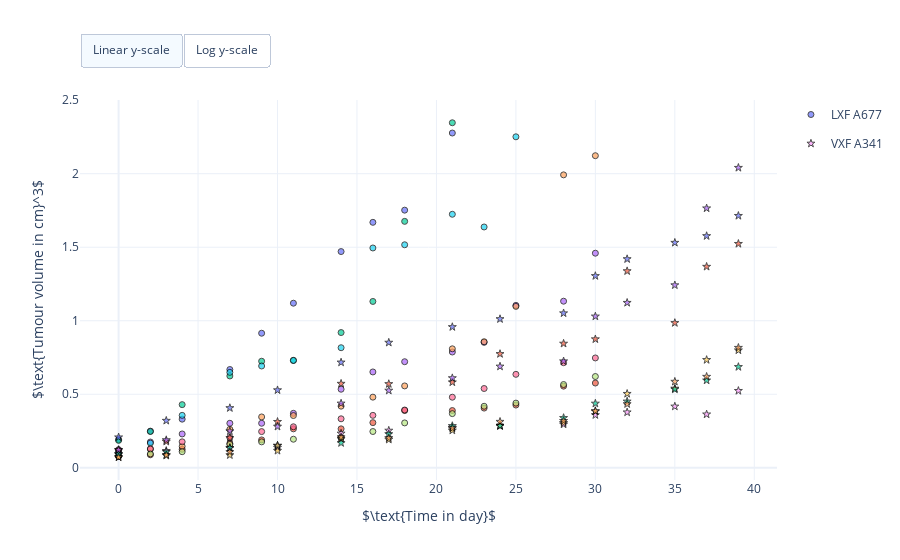

Notebook code cell kept with this figure:
### Markdown cell above
## Illustrate control growth data

We use [plotly](https://plotly.com/python/) to create interactive visualisations of the time-series data.

### Code cell
#
# Visualise control growth data.
#

import plotly.graph_objects as go


# Create figure
fig = go.Figure()

# Scatter plot LXF A677 time-series data for each mouse
mouse_ids = lxf_data['#ID'].unique()
for id_m in mouse_ids:
    # Create mask for mouse
    mask = lxf_data['#ID'] == id_m

    # Get time points for mouse
    times = lxf_data['TIME in day'][mask]

    # Get observed tumour volumes for mouse
    observed_volumes = lxf_data['TUMOUR VOLUME in cm^3'][mask]

    # Plot data
    fig.add_trace(go.Scatter(
        x=times,
        y=observed_volumes,
        legendgroup="LXF A677",
        name="LXF A677",
        showlegend=True if id_m == mouse_ids[0] else False,
        hovertemplate=
            "<b>%s ID: %d</b><br>" % ("LXF A677", id_m) +
            "Time: %{x:} day<br>" +
            "Tumour volume: %{y:.02f} cm^3<br>" +
            "<extra></extra>",
        mode="markers",
        marker=dict(
            symbol='circle',
            opacity=0.7,
            line=dict(color='black', width=1))
    ))

# Scatter plot VXF A341 time-series data for each mouse
mouse_ids = vxf_data['#ID'].unique()
for id_m in mouse_ids:
    # Create mask for mouse
    mask = vxf_data['#ID'] == id_m

    # Get time points for mouse
    times = vxf_data['TIME in day'][mask]

    # Get observed tumour volumes for mouse
    observed_volumes = vxf_data['TUMOUR VOLUME in cm^3'][mask]

    # Plot data
    fig.add_trace(go.Scatter(
        x=times,
        y=observed_volumes,
        legendgroup="VXF A341",
        name="VXF A341",
        showlegend=True if id_m == mouse_ids[0] else False,
        hovertemplate=
            "<b>%s ID: %d</b><br>" % ("VXF A341", id_m) +
            "Time: %{x:} day<br>" +
            "Tumour volume: %{y:.02f} cm^3<br>" +
            "<extra></extra>",
        mode="markers",
        marker=dict(
            symbol='star',
            opacity=0.7, 
            line=dict(color='black', width=1))
    ))

# Set X, Y axis and figure size
fig.update_layout(
    autosize=True,
    xaxis_title=r'$\text{Time in day}$',
    yaxis_title=r'$\text{Tumour volume in cm}^3$',
    template="plotly_white")

# Add switch between linear and log y-scale
fig.update_layout(
    updatemenus=[
        dict(
            type = "buttons",
            direction = "left",
            buttons=list([
                dict(
                    args=[{"yaxis.type": "linear"}],
                    label="Linear y-scale",
                    method="relayout"
                ),
                dict(
                    args=[{"yaxis.type": "log"}],
                    label="Log y-scale",
                    method="relayout"
                )
            ]),
            pad={"r": 0, "t": -10},
            showactive=True,
            x=0.0,
            xanchor="left",
            y=1.15,
            yanchor="top"
        ),
    ]
)

# Show figure
fig.show()

### Figure 1 — Plotly figure (JSON) as saved in the notebook; plotly's stock layout.template omitted (floating-point values rounded to 4 significant figures)
{"data": [{"hovertemplate": "<b>LXF A677 ID: 40</b><br>Time: %{x:} day<br>Tumour volume: %{y:.02f} cm^3<br><extra></extra>", "legendgroup": "LXF A677", "marker": {"line": {"color": "black", "width": 1}, "opacity": 0.7, "symbol": "circle"}, "mode": "markers", "name": "LXF A677", "showlegend": true, "type": "scatter", "x": [0, 2, 4, 7, 9, 11, 14, 16, 18, 21], "y": [0.1918, 0.2492, 0.3307, 0.6684, 0.915, 1.119, 1.47, 1.669, 1.752, 2.277]}, {"hovertemplate": "<b>LXF A677 ID: 94</b><br>Time: %{x:} day<br>Tumour volume: %{y:.02f} cm^3<br><extra></extra>", "legendgroup": "LXF A677", "marker": {"line": {"color": "black", "width": 1}, "opacity": 0.7, "symbol": "circle"}, "mode": "markers", "name": "LXF A677", "showlegend": false, "type": "scatter", "x": [0, 2, 4, 7, 9, 11, 14, 16, 18, 21, 23, 25, 28, 30], "y": [0.07725, 0.08848, 0.1253, 0.1655, 0.1895, 0.2647, 0.2647, 0.3069, 0.3892, 0.3892, 0.4058, 0.4265, 0.5551, 0.5762]}, {"hovertemplate": "<b>LXF A677 ID: 95</b><br>Time: %{x:} day<br>Tumour volume: %{y:.02f} cm^3<br><extra></extra>", "legendgroup": "LXF A677", "marker": {"line": {"color": "black", "width": 1}, "opacity": 0.7, "symbol": "circle"}, "mode": "markers", "name": "LXF A677", "showlegend": false, "type": "scatter", "x": [0, 2, 4, 7, 9, 11, 14, 16, 18, 21], "y": [0.1862, 0.2464, 0.4293, 0.6243, 0.7247, 0.7301, 0.9196, 1.131, 1.676, 2.347]}, {"hovertemplate": "<b>LXF A677 ID: 136</b><br>Time: %{x:} day<br>Tumour volume: %{y:.02f} cm^3<br><extra></extra>", "legendgroup": "LXF A677", "marker": {"line": {"color": "black", "width": 1}, "opacity": 0.7, "symbol": "circle"}, "mode": "markers", "name": "LXF A677", "showlegend": false, "type": "scatter", "x": [0, 2, 4, 7, 9, 11, 14, 16, 18, 21, 23, 25, 28, 30], "y": [0.1186, 0.1751, 0.23, 0.3027, 0.3027, 0.3704, 0.5342, 0.6517, 0.7213, 0.7873, 0.853, 1.105, 1.133, 1.459]}, {"hovertemplate": "<b>LXF A677 ID: 140</b><br>Time: %{x:} day<br>Tumour volume: %{y:.02f} cm^3<br><extra></extra>", "legendgroup": "LXF A677", "marker": {"line": {"color": "black", "width": 1}, "opacity": 0.7, "symbol": "circle"}, "mode": "markers", "name": "LXF A677", "showlegend": false, "type": "scatter", "x": [0, 2, 4, 7, 9, 11, 14, 16, 18, 21, 23, 25, 28, 30], "y": [0.07933, 0.1269, 0.1461, 0.2611, 0.3457, 0.3552, 0.4191, 0.4803, 0.5567, 0.809, 0.8573, 1.098, 1.992, 2.123]}, {"hovertemplate": "<b>LXF A677 ID: 155</b><br>Time: %{x:} day<br>Tumour volume: %{y:.02f} cm^3<br><extra></extra>", "legendgroup": "LXF A677", "marker": {"line": {"color": "black", "width": 1}, "opacity": 0.7, "symbol": "circle"}, "mode": "markers", "name": "LXF A677", "showlegend": false, "type": "scatter", "x": [0, 2, 4, 7, 9, 11, 14, 16, 18, 21, 23, 25], "y": [0.1059, 0.1677, 0.3563, 0.649, 0.6922, 0.7301, 0.8165, 1.495, 1.517, 1.724, 1.638, 2.251]}, {"hovertemplate": "<b>LXF A677 ID: 169</b><br>Time: %{x:} day<br>Tumour volume: %{y:.02f} cm^3<br><extra></extra>", "legendgroup": "LXF A677", "marker": {"line": {"color": "black", "width": 1}, "opacity": 0.7, "symbol": "circle"}, "mode": "markers", "name": "LXF A677", "showlegend": false, "type": "scatter", "x": [0, 2, 4, 7, 9, 11, 14, 16, 18, 21, 23, 25, 28, 30], "y": [0.123, 0.1288, 0.1764, 0.2052, 0.2461, 0.2788, 0.333, 0.3564, 0.3929, 0.4799, 0.5391, 0.6354, 0.7146, 0.747]}, {"hovertemplate": "<b>LXF A677 ID: 170</b><br>Time: %{x:} day<br>Tumour volume: %{y:.02f} cm^3<br><extra></extra>", "legendgroup": "LXF A677", "marker": {"line": {"color": "black", "width": 1}, "opacity": 0.7, "symbol": "circle"}, "mode": "markers", "name": "LXF A677", "showlegend": false, "type": "scatter", "x": [0, 2, 4, 7, 9, 11, 14, 16, 18, 21, 23, 25, 28, 30], "y": [0.08006, 0.09422, 0.1093, 0.159, 0.1762, 0.1941, 0.2042, 0.2464, 0.3051, 0.3683, 0.4182, 0.4396, 0.5662, 0.6206]}, {"hovertemplate": "<b>VXF A341 ID: 708</b><br>Time: %{x:} day<br>Tumour volume: %{y:.02f} cm^3<br><extra></extra>", "legendgroup": "VXF A341", "marker": {"line": {"color": "black", "width": 1}, "opacity": 0.7, "symbol": "star"}, "mode": "markers", "name": "VXF A341", "showlegend": true, "type": "scatter", "x": [0, 3, 7, 10, 14, 17, 21, 24, 28, 30, 32, 35, 37, 39], "y": [0.0925, 0.1152, 0.1332, 0.1368, 0.2333, 0.2531, 0.2727, 0.2876, 0.2951, 0.3587, 0.3772, 0.4171, 0.3634, 0.5235]}, {"hovertemplate": "<b>VXF A341 ID: 713</b><br>Time: %{x:} day<br>Tumour volume: %{y:.02f} cm^3<br><extra></extra>", "legendgroup": "VXF A341", "marker": {"line": {"color": "black", "width": 1}, "opacity": 0.7, "symbol": "star"}, "mode": "markers", "name": "VXF A341", "showlegend": false, "type": "scatter", "x": [0, 3, 7, 10, 14, 17, 21, 24, 28, 30, 32, 35, 37, 39], "y": [0.072, 0.08283, 0.08625, 0.116, 0.1965, 0.1917, 0.2541, 0.2846, 0.3053, 0.3829, 0.5034, 0.5391, 0.7338, 0.7993]}, {"hovertemplate": "<b>VXF A341 ID: 743</b><br>Time: %{x:} day<br>Tumour volume: %{y:.02f} cm^3<br><extra></extra>", "legendgroup": "VXF A341", "marker": {"line": {"color": "black", "width": 1}, "opacity": 0.7, "symbol": "star"}, "mode": "markers", "name": "VXF A341", "showlegend": false, "type": "scatter", "x": [0, 3, 7, 10, 14, 17, 21, 24, 28, 30, 32, 35, 37, 39], "y": [0.2074, 0.3203, 0.4066, 0.528, 0.7166, 0.8515, 0.9577, 1.012, 1.051, 1.305, 1.42, 1.531, 1.576, 1.714]}, {"hovertemplate": "<b>VXF A341 ID: 741</b><br>Time: %{x:} day<br>Tumour volume: %{y:.02f} cm^3<br><extra></extra>", "legendgroup": "VXF A341", "marker": {"line": {"color": "black", "width": 1}, "opacity": 0.7, "symbol": "star"}, "mode": "markers", "name": "VXF A341", "showlegend": false, "type": "scatter", "x": [0, 3, 7, 10, 14, 17, 21, 24, 28, 30, 32, 35, 37, 39], "y": [0.1191, 0.178, 0.2034, 0.3127, 0.5722, 0.57, 0.5815, 0.7744, 0.8447, 0.8746, 1.338, 0.9853, 1.368, 1.524]}, {"hovertemplate": "<b>VXF A341 ID: 730</b><br>Time: %{x:} day<br>Tumour volume: %{y:.02f} cm^3<br><extra></extra>", "legendgroup": "VXF A341", "marker": {"line": {"color": "black", "width": 1}, "opacity": 0.7, "symbol": "star"}, "mode": "markers", "name": "VXF A341", "showlegend": false, "type": "scatter", "x": [0, 3, 7, 10, 14, 17, 21, 24, 28, 30, 32, 35, 37, 39], "y": [0.0925, 0.1082, 0.1358, 0.1499, 0.1687, 0.2294, 0.2846, 0.2846, 0.3392, 0.4371, 0.4512, 0.5332, 0.5944, 0.6861]}, {"hovertemplate": "<b>VXF A341 ID: 739</b><br>Time: %{x:} day<br>Tumour volume: %{y:.02f} cm^3<br><extra></extra>", "legendgroup": "VXF A341", "marker": {"line": {"color": "black", "width": 1}, "opacity": 0.7, "symbol": "star"}, "mode": "markers", "name": "VXF A341", "showlegend": false, "type": "scatter", "x": [0, 3, 7, 10, 14, 17, 21, 24, 28, 30, 32, 35, 37, 39], "y": [0.1218, 0.1885, 0.2488, 0.2799, 0.4375, 0.5253, 0.61, 0.6891, 0.7247, 1.03, 1.122, 1.242, 1.765, 2.041]}, {"hovertemplate": "<b>VXF A341 ID: 733</b><br>Time: %{x:} day<br>Tumour volume: %{y:.02f} cm^3<br><extra></extra>", "legendgroup": "VXF A341", "marker": {"line": {"color": "black", "width": 1}, "opacity": 0.7, "symbol": "star"}, "mode": "markers", "name": "VXF A341", "showlegend": false, "type": "scatter", "x": [0, 3, 7, 10, 14, 17, 21, 24, 28, 30, 32, 35, 37, 39], "y": [0.0715, 0.08772, 0.1076, 0.1508, 0.2082, 0.2026, 0.2686, 0.3133, 0.3194, 0.3858, 0.4335, 0.5858, 0.6195, 0.8165]}], "layout": {"autosize": true, "updatemenus": [{"buttons": [{"args": [{"yaxis.type": "linear"}], "label": "Linear y-scale", "method": "relayout"}, {"args": [{"yaxis.type": "log"}], "label": "Log y-scale", "method": "relayout"}], "direction": "left", "pad": {"r": 0, "t": -10}, "showactive": true, "type": "buttons", "x": 0, "xanchor": "left", "y": 1.15, "yanchor": "top"}], "xaxis": {"title": {"text": "$\\text{Time in day}$"}}, "yaxis": {"title": {"text": "$\\text{Tumour volume in cm}^3$"}}}}
